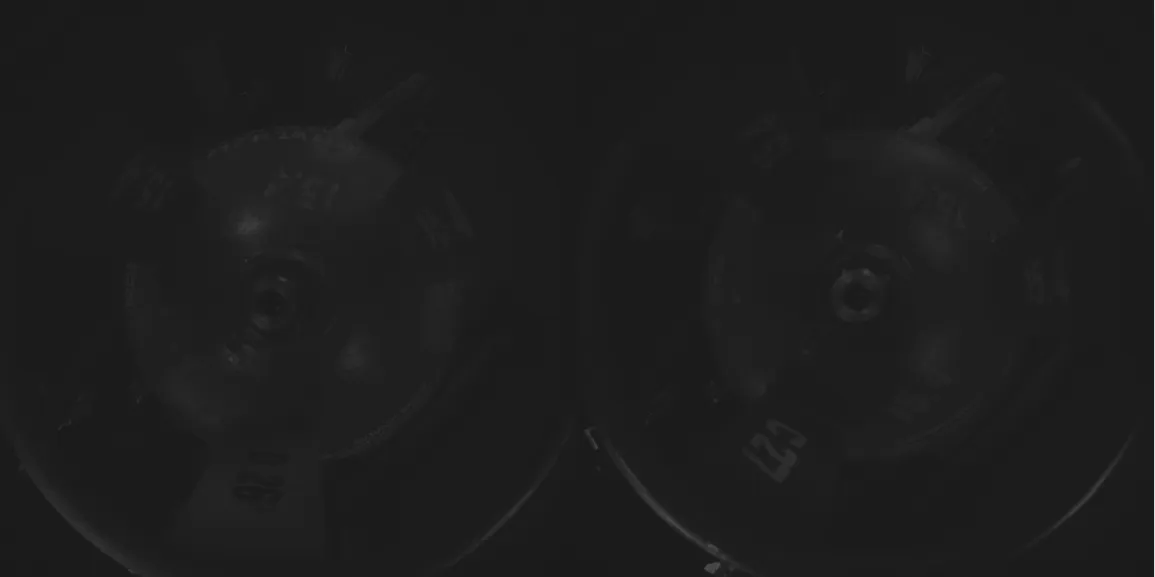
#> input picture ImageProcessing/cylinder_test.png, 1155 x 577 px, found by its file name
$ python enhancingImage.py
#> lines starting #> are read from the running program, lines starting #| are printed output that depends on the picture
import numpy as np
import cv2 as cv
import matplotlib.pyplot as plt

img = cv.imread("/Users/arhan.sheth/Documents/Codes/DX/Basics/cylinder_test.png")
#> img is the input picture: shape (577, 1155, 3); min 21, max 226, mean 29.3

gray_img = cv.cvtColor(img, cv.COLOR_BGR2GRAY)
gray_img_eqhist=cv.equalizeHist(gray_img)
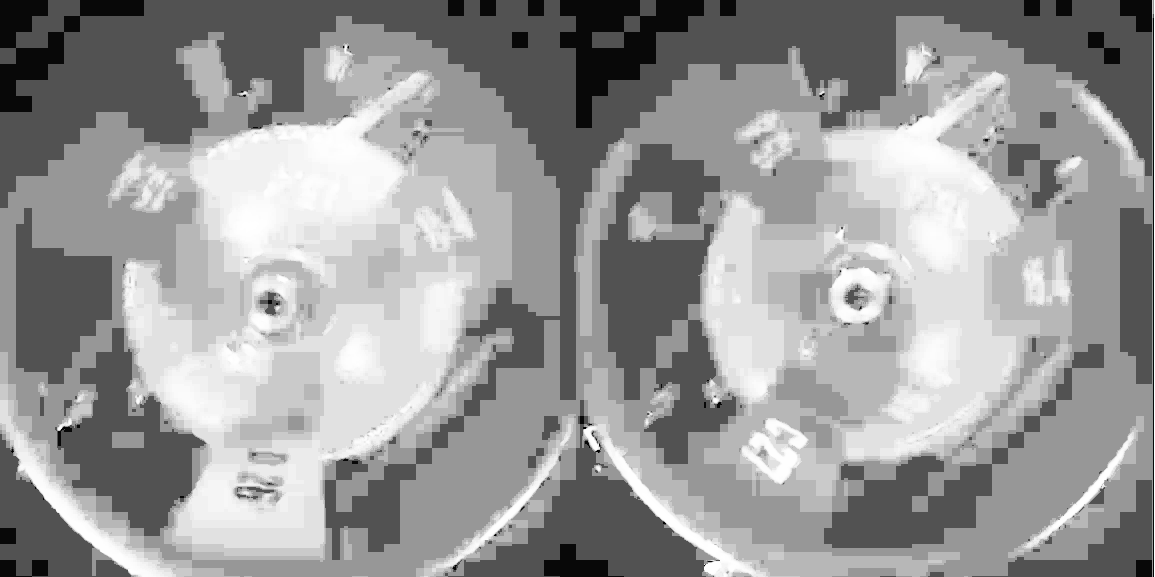
#> gray_img_eqhist: shape (577, 1155); min 0, max 255, mean 152
# [7 lines of commented-out code are left out]
plt.subplot(121), plt.imshow(cv.cvtColor(gray_img, cv.COLOR_GRAY2RGB)), plt.title("Image")
plt.xticks([]), plt.yticks([])
#plt.subplot(221), plt.plot(cv.calcHist(gray_img_eqhist, [0], None, [256], [0, 256])), plt.title("Eq Image Hist")
#plt.xlabel('bins'), plt.ylabel("No of pixels")
plt.subplot(122), plt.imshow(cv.cvtColor(gray_img_eqhist, cv.COLOR_GRAY2RGB)), plt.title("Image EQ")
plt.xticks([]), plt.yticks([])
eqhist_images = np.concatenate((gray_img, gray_img_eqhist), axis = 1)
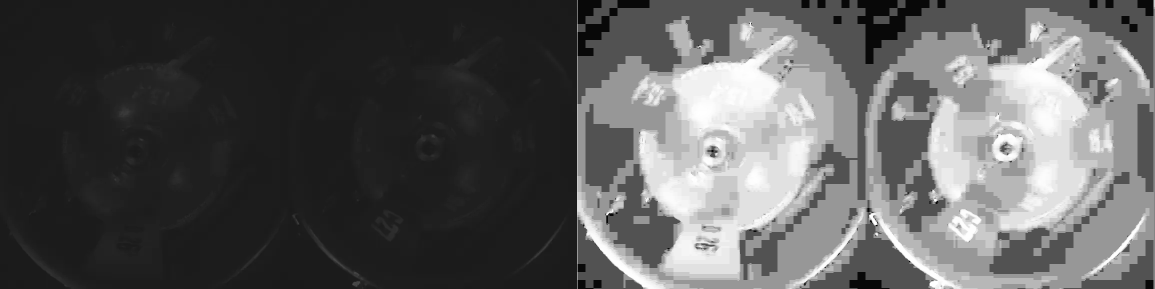
#> eqhist_images: shape (577, 2310) (shown at 1/2 size); min 0, max 255, mean 90.6
cv.imwrite("eqhist_images.png", eqhist_images)

plt.show()
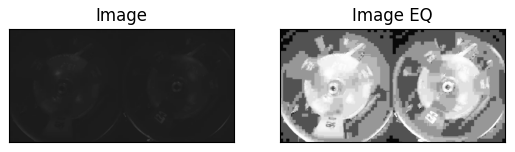
#> figure drawn by matplotlib, 2 panels
